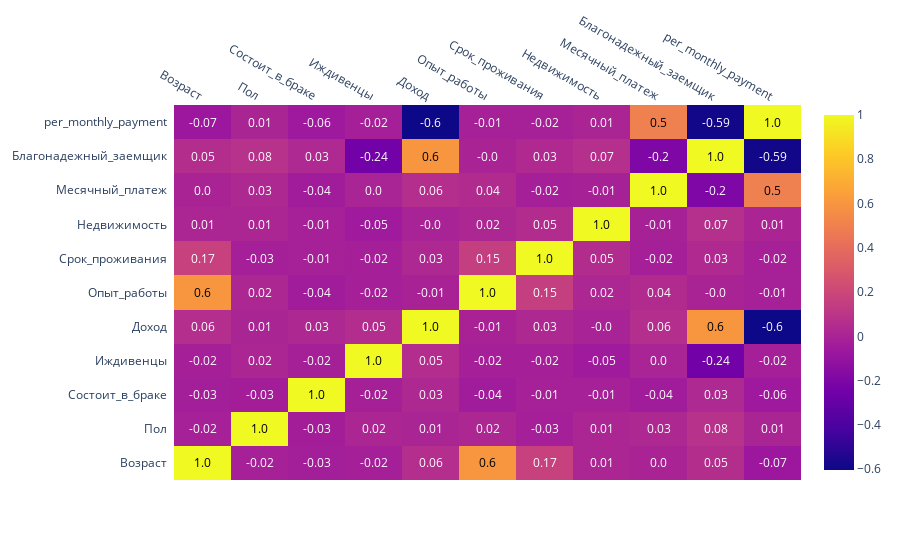

This figure's notebook cell:
### Code cell
# корреляция признаков

figure = ff.create_annotated_heatmap(
    z=dt_enc.corr().values,
    x=list(dt_enc.corr().columns),
    y=list(dt_enc.corr().index),
    annotation_text=dt_enc.corr().round(2).values,
    showscale=True)

figure.show()

### Figure 1 — Plotly figure (JSON) as saved in the notebook; plotly's stock layout.template omitted (floating-point values rounded to 4 significant figures)
{"data": [{"colorscale": [[0, "#0d0887"], [0.1111, "#46039f"], [0.2222, "#7201a8"], [0.3333, "#9c179e"], [0.4444, "#bd3786"], [0.5556, "#d8576b"], [0.6667, "#ed7953"], [0.7778, "#fb9f3a"], [0.8889, "#fdca26"], [1, "#f0f921"]], "reversescale": false, "showscale": true, "type": "heatmap", "x": ["Возраст", "Пол", "Состоит_в_браке", "Иждивенцы", "Доход", "Опыт_работы", "Срок_проживания", "Недвижимость", "Месячный_платеж", "Благонадежный_заемщик", "per_monthly_payment"], "y": ["Возраст", "Пол", "Состоит_в_браке", "Иждивенцы", "Доход", "Опыт_работы", "Срок_проживания", "Недвижимость", "Месячный_платеж", "Благонадежный_заемщик", "per_monthly_payment"], "z": [[1, -0.01616, -0.03096, -0.02322, 0.06024, 0.6028, 0.167, 0.01396, 0.0003766, 0.05444, -0.06866], [-0.01616, 1, -0.03366, 0.01541, 0.00894, 0.01895, -0.02532, 0.0122, 0.02704, 0.07929, 0.008138], [-0.03096, -0.03366, 1, -0.02061, 0.02632, -0.04225, -0.01385, -0.01458, -0.04042, 0.03025, -0.05915], [-0.02322, 0.01541, -0.02061, 1, 0.05332, -0.02132, -0.02327, -0.05277, 0.001905, -0.2437, -0.02118], [0.06024, 0.00894, 0.02632, 0.05332, 1, -0.005127, 0.02582, -0.004736, 0.05802, 0.5995, -0.6034], [0.6028, 0.01895, -0.04225, -0.02132, -0.005127, 1, 0.1543, 0.01924, 0.04317, -0.0008734, -0.01372], [0.167, -0.02532, -0.01385, -0.02327, 0.02582, 0.1543, 1, 0.04785, -0.0227, 0.0334, -0.01526], [0.01396, 0.0122, -0.01458, -0.05277, -0.004736, 0.01924, 0.04785, 1, -0.013, 0.0651, 0.005894], [0.0003766, 0.02704, -0.04042, 0.001905, 0.05802, 0.04317, -0.0227, -0.013, 1, -0.1958, 0.4968], [0.05444, 0.07929, 0.03025, -0.2437, 0.5995, -0.0008734, 0.0334, 0.0651, -0.1958, 1, -0.5852], [-0.06866, 0.008138, -0.05915, -0.02118, -0.6034, -0.01372, -0.01526, 0.005894, 0.4968, -0.5852, 1]]}], "layout": {"annotations": [{"font": {"color": "#000000"}, "showarrow": false, "text": "1.0", "x": "Возраст", "xref": "x", "y": "Возраст", "yref": "y"}, {"font": {"color": "#FFFFFF"}, "showarrow": false, "text": "-0.02", "x": "Пол", "xref": "x", "y": "Возраст", "yref": "y"}, {"font": {"color": "#FFFFFF"}, "showarrow": false, "text": "-0.03", "x": "Состоит_в_браке", "xref": "x", "y": "Возраст", "yref": "y"}, {"font": {"color": "#FFFFFF"}, "showarrow": false, "text": "-0.02", "x": "Иждивенцы", "xref": "x", "y": "Возраст", "yref": "y"}, {"font": {"color": "#FFFFFF"}, "showarrow": false, "text": "0.06", "x": "Доход", "xref": "x", "y": "Возраст", "yref": "y"}, {"font": {"color": "#000000"}, "showarrow": false, "text": "0.6", "x": "Опыт_работы", "xref": "x", "y": "Возраст", "yref": "y"}, {"font": {"color": "#FFFFFF"}, "showarrow": false, "text": "0.17", "x": "Срок_проживания", "xref": "x", "y": "Возраст", "yref": "y"}, {"font": {"color": "#FFFFFF"}, "showarrow": false, "text": "0.01", "x": "Недвижимость", "xref": "x", "y": "Возраст", "yref": "y"}, {"font": {"color": "#FFFFFF"}, "showarrow": false, "text": "0.0", "x": "Месячный_платеж", "xref": "x", "y": "Возраст", "yref": "y"}, {"font": {"color": "#FFFFFF"}, "showarrow": false, "text": "0.05", "x": "Благонадежный_заемщик", "xref": "x", "y": "Возраст", "yref": "y"}, {"font": {"color": "#FFFFFF"}, "showarrow": false, "text": "-0.07", "x": "per_monthly_payment", "xref": "x", "y": "Возраст", "yref": "y"}, {"font": {"color": "#FFFFFF"}, "showarrow": false, "text": "-0.02", "x": "Возраст", "xref": "x", "y": "Пол", "yref": "y"}, {"font": {"color": "#000000"}, "showarrow": false, "text": "1.0", "x": "Пол", "xref": "x", "y": "Пол", "yref": "y"}, {"font": {"color": "#FFFFFF"}, "showarrow": false, "text": "-0.03", "x": "Состоит_в_браке", "xref": "x", "y": "Пол", "yref": "y"}, {"font": {"color": "#FFFFFF"}, "showarrow": false, "text": "0.02", "x": "Иждивенцы", "xref": "x", "y": "Пол", "yref": "y"}, {"font": {"color": "#FFFFFF"}, "showarrow": false, "text": "0.01", "x": "Доход", "xref": "x", "y": "Пол", "yref": "y"}, {"font": {"color": "#FFFFFF"}, "showarrow": false, "text": "0.02", "x": "Опыт_работы", "xref": "x", "y": "Пол", "yref": "y"}, {"font": {"color": "#FFFFFF"}, "showarrow": false, "text": "-0.03", "x": "Срок_проживания", "xref": "x", "y": "Пол", "yref": "y"}, {"font": {"color": "#FFFFFF"}, "showarrow": false, "text": "0.01", "x": "Недвижимость", "xref": "x", "y": "Пол", "yref": "y"}, {"font": {"color": "#FFFFFF"}, "showarrow": false, "text": "0.03", "x": "Месячный_платеж", "xref": "x", "y": "Пол", "yref": "y"}, {"font": {"color": "#FFFFFF"}, "showarrow": false, "text": "0.08", "x": "Благонадежный_заемщик", "xref": "x", "y": "Пол", "yref": "y"}, {"font": {"color": "#FFFFFF"}, "showarrow": false, "text": "0.01", "x": "per_monthly_payment", "xref": "x", "y": "Пол", "yref": "y"}, {"font": {"color": "#FFFFFF"}, "showarrow": false, "text": "-0.03", "x": "Возраст", "xref": "x", "y": "Состоит_в_браке", "yref": "y"}, {"font": {"color": "#FFFFFF"}, "showarrow": false, "text": "-0.03", "x": "Пол", "xref": "x", "y": "Состоит_в_браке", "yref": "y"}, {"font": {"color": "#000000"}, "showarrow": false, "text": "1.0", "x": "Состоит_в_браке", "xref": "x", "y": "Состоит_в_браке", "yref": "y"}, {"font": {"color": "#FFFFFF"}, "showarrow": false, "text": "-0.02", "x": "Иждивенцы", "xref": "x", "y": "Состоит_в_браке", "yref": "y"}, {"font": {"color": "#FFFFFF"}, "showarrow": false, "text": "0.03", "x": "Доход", "xref": "x", "y": "Состоит_в_браке", "yref": "y"}, {"font": {"color": "#FFFFFF"}, "showarrow": false, "text": "-0.04", "x": "Опыт_работы", "xref": "x", "y": "Состоит_в_браке", "yref": "y"}, {"font": {"color": "#FFFFFF"}, "showarrow": false, "text": "-0.01", "x": "Срок_проживания", "xref": "x", "y": "Состоит_в_браке", "yref": "y"}, {"font": {"color": "#FFFFFF"}, "showarrow": false, "text": "-0.01", "x": "Недвижимость", "xref": "x", "y": "Состоит_в_браке", "yref": "y"}, {"font": {"color": "#FFFFFF"}, "showarrow": false, "text": "-0.04", "x": "Месячный_платеж", "xref": "x", "y": "Состоит_в_браке", "yref": "y"}, {"font": {"color": "#FFFFFF"}, "showarrow": false, "text": "0.03", "x": "Благонадежный_заемщик", "xref": "x", "y": "Состоит_в_браке", "yref": "y"}, {"font": {"color": "#FFFFFF"}, "showarrow": false, "text": "-0.06", "x": "per_monthly_payment", "xref": "x", "y": "Состоит_в_браке", "yref": "y"}, {"font": {"color": "#FFFFFF"}, "showarrow": false, "text": "-0.02", "x": "Возраст", "xref": "x", "y": "Иждивенцы", "yref": "y"}, {"font": {"color": "#FFFFFF"}, "showarrow": false, "text": "0.02", "x": "Пол", "xref": "x", "y": "Иждивенцы", "yref": "y"}, {"font": {"color": "#FFFFFF"}, "showarrow": false, "text": "-0.02", "x": "Состоит_в_браке", "xref": "x", "y": "Иждивенцы", "yref": "y"}, {"font": {"color": "#000000"}, "showarrow": false, "text": "1.0", "x": "Иждивенцы", "xref": "x", "y": "Иждивенцы", "yref": "y"}, {"font": {"color": "#FFFFFF"}, "showarrow": false, "text": "0.05", "x": "Доход", "xref": "x", "y": "Иждивенцы", "yref": "y"}, {"font": {"color": "#FFFFFF"}, "showarrow": false, "text": "-0.02", "x": "Опыт_работы", "xref": "x", "y": "Иждивенцы", "yref": "y"}, {"font": {"color": "#FFFFFF"}, "showarrow": false, "text": "-0.02", "x": "Срок_проживания", "xref": "x", "y": "Иждивенцы", "yref": "y"}, {"font": {"color": "#FFFFFF"}, "showarrow": false, "text": "-0.05", "x": "Недвижимость", "xref": "x", "y": "Иждивенцы", "yref": "y"}, {"font": {"color": "#FFFFFF"}, "showarrow": false, "text": "0.0", "x": "Месячный_платеж", "xref": "x", "y": "Иждивенцы", "yref": "y"}, {"font": {"color": "#FFFFFF"}, "showarrow": false, "text": "-0.24", "x": "Благонадежный_заемщик", "xref": "x", "y": "Иждивенцы", "yref": "y"}, {"font": {"color": "#FFFFFF"}, "showarrow": false, "text": "-0.02", "x": "per_monthly_payment", "xref": "x", "y": "Иждивенцы", "yref": "y"}, {"font": {"color": "#FFFFFF"}, "showarrow": false, "text": "0.06", "x": "Возраст", "xref": "x", "y": "Доход", "yref": "y"}, {"font": {"color": "#FFFFFF"}, "showarrow": false, "text": "0.01", "x": "Пол", "xref": "x", "y": "Доход", "yref": "y"}, {"font": {"color": "#FFFFFF"}, "showarrow": false, "text": "0.03", "x": "Состоит_в_браке", "xref": "x", "y": "Доход", "yref": "y"}, {"font": {"color": "#FFFFFF"}, "showarrow": false, "text": "0.05", "x": "Иждивенцы", "xref": "x", "y": "Доход", "yref": "y"}, {"font": {"color": "#000000"}, "showarrow": false, "text": "1.0", "x": "Доход", "xref": "x", "y": "Доход", "yref": "y"}, {"font": {"color": "#FFFFFF"}, "showarrow": false, "text": "-0.01", "x": "Опыт_работы", "xref": "x", "y": "Доход", "yref": "y"}, {"font": {"color": "#FFFFFF"}, "showarrow": false, "text": "0.03", "x": "Срок_проживания", "xref": "x", "y": "Доход", "yref": "y"}, {"font": {"color": "#FFFFFF"}, "showarrow": false, "text": "-0.0", "x": "Недвижимость", "xref": "x", "y": "Доход", "yref": "y"}, {"font": {"color": "#FFFFFF"}, "showarrow": false, "text": "0.06", "x": "Месячный_платеж", "xref": "x", "y": "Доход", "yref": "y"}, {"font": {"color": "#000000"}, "showarrow": false, "text": "0.6", "x": "Благонадежный_заемщик", "xref": "x", "y": "Доход", "yref": "y"}, {"font": {"color": "#FFFFFF"}, "showarrow": false, "text": "-0.6", "x": "per_monthly_payment", "xref": "x", "y": "Доход", "yref": "y"}, {"font": {"color": "#000000"}, "showarrow": false, "text": "0.6", "x": "Возраст", "xref": "x", "y": "Опыт_работы", "yref": "y"}, {"font": {"color": "#FFFFFF"}, "showarrow": false, "text": "0.02", "x": "Пол", "xref": "x", "y": "Опыт_работы", "yref": "y"}, {"font": {"color": "#FFFFFF"}, "showarrow": false, "text": "-0.04", "x": "Состоит_в_браке", "xref": "x", "y": "Опыт_работы", "yref": "y"}, {"font": {"color": "#FFFFFF"}, "showarrow": false, "text": "-0.02", "x": "Иждивенцы", "xref": "x", "y": "Опыт_работы", "yref": "y"}, {"font": {"color": "#FFFFFF"}, "showarrow": false, "text": "-0.01", "x": "Доход", "xref": "x", "y": "Опыт_работы", "yref": "y"}, {"font": {"color": "#000000"}, "showarrow": false, "text": "1.0", "x": "Опыт_работы", "xref": "x", "y": "Опыт_работы", "yref": "y"}, {"font": {"color": "#FFFFFF"}, "showarrow": false, "text": "0.15", "x": "Срок_проживания", "xref": "x", "y": "Опыт_работы", "yref": "y"}, {"font": {"color": "#FFFFFF"}, "showarrow": false, "text": "0.02", "x": "Недвижимость", "xref": "x", "y": "Опыт_работы", "yref": "y"}, {"font": {"color": "#FFFFFF"}, "showarrow": false, "text": "0.04", "x": "Месячный_платеж", "xref": "x", "y": "Опыт_работы", "yref": "y"}, {"font": {"color": "#FFFFFF"}, "showarrow": false, "text": "-0.0", "x": "Благонадежный_заемщик", "xref": "x", "y": "Опыт_работы", "yref": "y"}, {"font": {"color": "#FFFFFF"}, "showarrow": false, "text": "-0.01", "x": "per_monthly_payment", "xref": "x", "y": "Опыт_работы", "yref": "y"}, {"font": {"color": "#FFFFFF"}, "showarrow": false, "text": "0.17", "x": "Возраст", "xref": "x", "y": "Срок_проживания", "yref": "y"}, {"font": {"color": "#FFFFFF"}, "showarrow": false, "text": "-0.03", "x": "Пол", "xref": "x", "y": "Срок_проживания", "yref": "y"}, {"font": {"color": "#FFFFFF"}, "showarrow": false, "text": "-0.01", "x": "Состоит_в_браке", "xref": "x", "y": "Срок_проживания", "yref": "y"}, {"font": {"color": "#FFFFFF"}, "showarrow": false, "text": "-0.02", "x": "Иждивенцы", "xref": "x", "y": "Срок_проживания", "yref": "y"}, {"font": {"color": "#FFFFFF"}, "showarrow": false, "text": "0.03", "x": "Доход", "xref": "x", "y": "Срок_проживания", "yref": "y"}, {"font": {"color": "#FFFFFF"}, "showarrow": false, "text": "0.15", "x": "Опыт_работы", "xref": "x", "y": "Срок_проживания", "yref": "y"}, {"font": {"color": "#000000"}, "showarrow": false, "text": "1.0", "x": "Срок_проживания", "xref": "x", "y": "Срок_проживания", "yref": "y"}, {"font": {"color": "#FFFFFF"}, "showarrow": false, "text": "0.05", "x": "Недвижимость", "xref": "x", "y": "Срок_проживания", "yref": "y"}, {"font": {"color": "#FFFFFF"}, "showarrow": false, "text": "-0.02", "x": "Месячный_платеж", "xref": "x", "y": "Срок_проживания", "yref": "y"}, {"font": {"color": "#FFFFFF"}, "showarrow": false, "text": "0.03", "x": "Благонадежный_заемщик", "xref": "x", "y": "Срок_проживания", "yref": "y"}, {"font": {"color": "#FFFFFF"}, "showarrow": false, "text": "-0.02", "x": "per_monthly_payment", "xref": "x", "y": "Срок_проживания", "yref": "y"}, {"font": {"color": "#FFFFFF"}, "showarrow": false, "text": "0.01", "x": "Возраст", "xref": "x", "y": "Недвижимость", "yref": "y"}, {"font": {"color": "#FFFFFF"}, "showarrow": false, "text": "0.01", "x": "Пол", "xref": "x", "y": "Недвижимость", "yref": "y"}, {"font": {"color": "#FFFFFF"}, "showarrow": false, "text": "-0.01", "x": "Состоит_в_браке", "xref": "x", "y": "Недвижимость", "yref": "y"}, {"font": {"color": "#FFFFFF"}, "showarrow": false, "text": "-0.05", "x": "Иждивенцы", "xref": "x", "y": "Недвижимость", "yref": "y"}, {"font": {"color": "#FFFFFF"}, "showarrow": false, "text": "-0.0", "x": "Доход", "xref": "x", "y": "Недвижимость", "yref": "y"}, {"font": {"color": "#FFFFFF"}, "showarrow": false, "text": "0.02", "x": "Опыт_работы", "xref": "x", "y": "Недвижимость", "yref": "y"}, {"font": {"color": "#FFFFFF"}, "showarrow": false, "text": "0.05", "x": "Срок_проживания", "xref": "x", "y": "Недвижимость", "yref": "y"}, {"font": {"color": "#000000"}, "showarrow": false, "text": "1.0", "x": "Недвижимость", "xref": "x", "y": "Недвижимость", "yref": "y"}, {"font": {"color": "#FFFFFF"}, "showarrow": false, "text": "-0.01", "x": "Месячный_платеж", "xref": "x", "y": "Недвижимость", "yref": "y"}, {"font": {"color": "#FFFFFF"}, "showarrow": false, "text": "0.07", "x": "Благонадежный_заемщик", "xref": "x", "y": "Недвижимость", "yref": "y"}, {"font": {"color": "#FFFFFF"}, "showarrow": false, "text": "0.01", "x": "per_monthly_payment", "xref": "x", "y": "Недвижимость", "yref": "y"}, {"font": {"color": "#FFFFFF"}, "showarrow": false, "text": "0.0", "x": "Возраст", "xref": "x", "y": "Месячный_платеж", "yref": "y"}, {"font": {"color": "#FFFFFF"}, "showarrow": false, "text": "0.03", "x": "Пол", "xref": "x", "y": "Месячный_платеж", "yref": "y"}, {"font": {"color": "#FFFFFF"}, "showarrow": false, "text": "-0.04", "x": "Состоит_в_браке", "xref": "x", "y": "Месячный_платеж", "yref": "y"}, {"font": {"color": "#FFFFFF"}, "showarrow": false, "text": "0.0", "x": "Иждивенцы", "xref": "x", "y": "Месячный_платеж", "yref": "y"}, {"font": {"color": "#FFFFFF"}, "showarrow": false, "text": "0.06", "x": "Доход", "xref": "x", "y": "Месячный_платеж", "yref": "y"}, {"font": {"color": "#FFFFFF"}, "showarrow": false, "text": "0.04", "x": "Опыт_работы", "xref": "x", "y": "Месячный_платеж", "yref": "y"}, {"font": {"color": "#FFFFFF"}, "showarrow": false, "text": "-0.02", "x": "Срок_проживания", "xref": "x", "y": "Месячный_платеж", "yref": "y"}, {"font": {"color": "#FFFFFF"}, "showarrow": false, "text": "-0.01", "x": "Недвижимость", "xref": "x", "y": "Месячный_платеж", "yref": "y"}, {"font": {"color": "#000000"}, "showarrow": false, "text": "1.0", "x": "Месячный_платеж", "xref": "x", "y": "Месячный_платеж", "yref": "y"}, {"font": {"color": "#FFFFFF"}, "showarrow": false, "text": "-0.2", "x": "Благонадежный_заемщик", "xref": "x", "y": "Месячный_платеж", "yref": "y"}, {"font": {"color": "#000000"}, "showarrow": false, "text": "0.5", "x": "per_monthly_payment", "xref": "x", "y": "Месячный_платеж", "yref": "y"}, {"font": {"color": "#FFFFFF"}, "showarrow": false, "text": "0.05", "x": "Возраст", "xref": "x", "y": "Благонадежный_заемщик", "yref": "y"}, {"font": {"color": "#FFFFFF"}, "showarrow": false, "text": "0.08", "x": "Пол", "xref": "x", "y": "Благонадежный_заемщик", "yref": "y"}, {"font": {"color": "#FFFFFF"}, "showarrow": false, "text": "0.03", "x": "Состоит_в_браке", "xref": "x", "y": "Благонадежный_заемщик", "yref": "y"}, {"font": {"color": "#FFFFFF"}, "showarrow": false, "text": "-0.24", "x": "Иждивенцы", "xref": "x", "y": "Благонадежный_заемщик", "yref": "y"}, {"font": {"color": "#000000"}, "showarrow": false, "text": "0.6", "x": "Доход", "xref": "x", "y": "Благонадежный_заемщик", "yref": "y"}, {"font": {"color": "#FFFFFF"}, "showarrow": false, "text": "-0.0", "x": "Опыт_работы", "xref": "x", "y": "Благонадежный_заемщик", "yref": "y"}, {"font": {"color": "#FFFFFF"}, "showarrow": false, "text": "0.03", "x": "Срок_проживания", "xref": "x", "y": "Благонадежный_заемщик", "yref": "y"}, {"font": {"color": "#FFFFFF"}, "showarrow": false, "text": "0.07", "x": "Недвижимость", "xref": "x", "y": "Благонадежный_заемщик", "yref": "y"}, {"font": {"color": "#FFFFFF"}, "showarrow": false, "text": "-0.2", "x": "Месячный_платеж", "xref": "x", "y": "Благонадежный_заемщик", "yref": "y"}, {"font": {"color": "#000000"}, "showarrow": false, "text": "1.0", "x": "Благонадежный_заемщик", "xref": "x", "y": "Благонадежный_заемщик", "yref": "y"}, {"font": {"color": "#FFFFFF"}, "showarrow": false, "text": "-0.59", "x": "per_monthly_payment", "xref": "x", "y": "Благонадежный_заемщик", "yref": "y"}, {"font": {"color": "#FFFFFF"}, "showarrow": false, "text": "-0.07", "x": "Возраст", "xref": "x", "y": "per_monthly_payment", "yref": "y"}, {"font": {"color": "#FFFFFF"}, "showarrow": false, "text": "0.01", "x": "Пол", "xref": "x", "y": "per_monthly_payment", "yref": "y"}, {"font": {"color": "#FFFFFF"}, "showarrow": false, "text": "-0.06", "x": "Состоит_в_браке", "xref": "x", "y": "per_monthly_payment", "yref": "y"}, {"font": {"color": "#FFFFFF"}, "showarrow": false, "text": "-0.02", "x": "Иждивенцы", "xref": "x", "y": "per_monthly_payment", "yref": "y"}, {"font": {"color": "#FFFFFF"}, "showarrow": false, "text": "-0.6", "x": "Доход", "xref": "x", "y": "per_monthly_payment", "yref": "y"}, {"font": {"color": "#FFFFFF"}, "showarrow": false, "text": "-0.01", "x": "Опыт_работы", "xref": "x", "y": "per_monthly_payment", "yref": "y"}, {"font": {"color": "#FFFFFF"}, "showarrow": false, "text": "-0.02", "x": "Срок_проживания", "xref": "x", "y": "per_monthly_payment", "yref": "y"}, {"font": {"color": "#FFFFFF"}, "showarrow": false, "text": "0.01", "x": "Недвижимость", "xref": "x", "y": "per_monthly_payment", "yref": "y"}, {"font": {"color": "#000000"}, "showarrow": false, "text": "0.5", "x": "Месячный_платеж", "xref": "x", "y": "per_monthly_payment", "yref": "y"}, {"font": {"color": "#FFFFFF"}, "showarrow": false, "text": "-0.59", "x": "Благонадежный_заемщик", "xref": "x", "y": "per_monthly_payment", "yref": "y"}, {"font": {"color": "#000000"}, "showarrow": false, "text": "1.0", "x": "per_monthly_payment", "xref": "x", "y": "per_monthly_payment", "yref": "y"}], "xaxis": {"dtick": 1, "gridcolor": "rgb(0, 0, 0)", "side": "top", "ticks": ""}, "yaxis": {"dtick": 1, "ticks": "", "ticksuffix": "  "}}}
